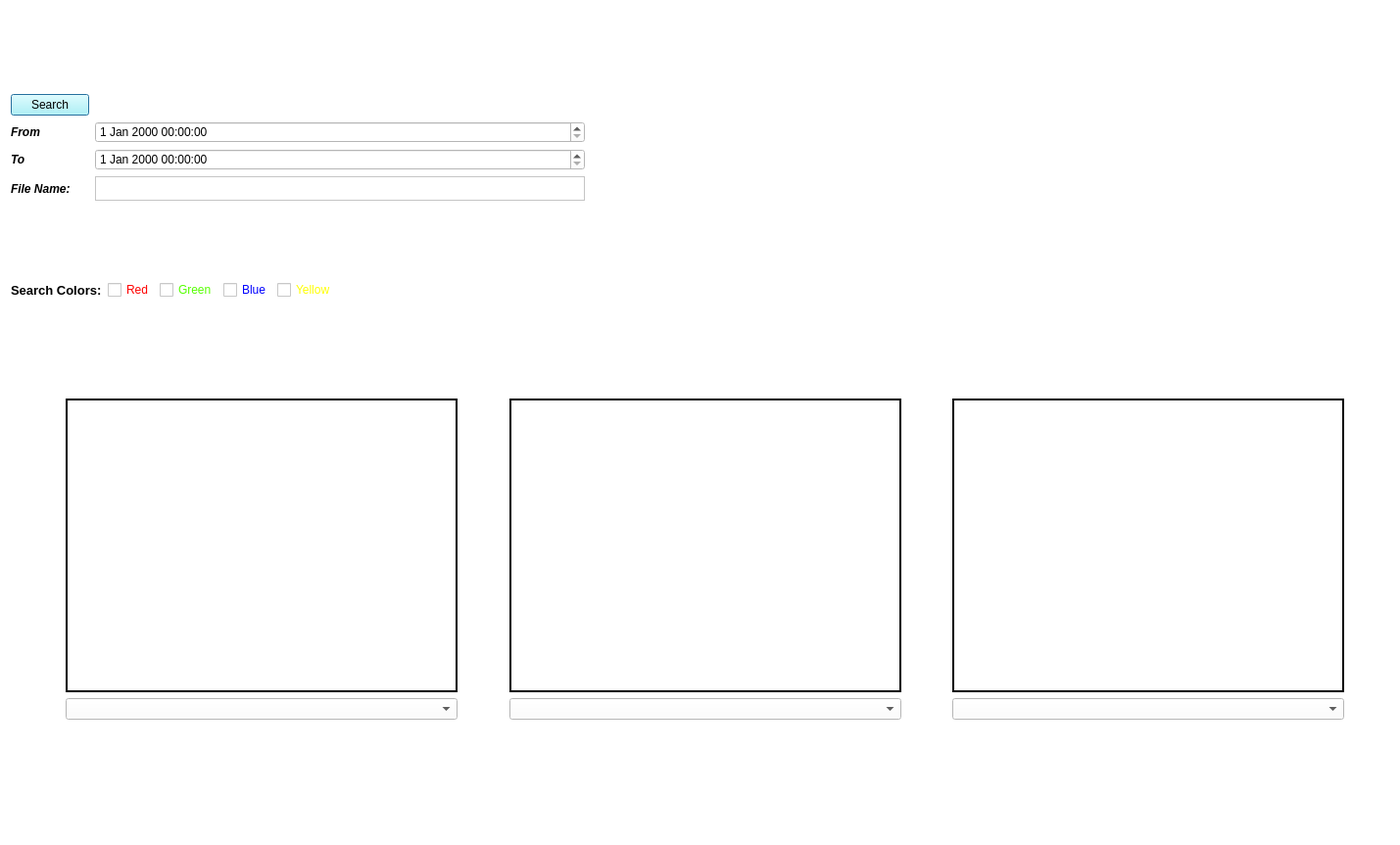
<?xml version="1.0" encoding="UTF-8"?>
<ui version="4.0">
 <class>Dialog</class>
 <widget class="QDialog" name="Dialog">
  <property name="windowModality">
   <enum>Qt::NonModal</enum>
  </property>
  <property name="geometry">
   <rect>
    <x>0</x>
    <y>0</y>
    <width>1429</width>
    <height>863</height>
   </rect>
  </property>
  <property name="sizePolicy">
   <sizepolicy hsizetype="Fixed" vsizetype="Preferred">
    <horstretch>0</horstretch>
    <verstretch>0</verstretch>
   </sizepolicy>
  </property>
  <property name="windowTitle">
   <string>Object Localization</string>
  </property>
  <property name="autoFillBackground">
   <bool>false</bool>
  </property>
  <property name="styleSheet">
   <string notr="true">background-color:rgb(255, 255, 255)</string>
  </property>
  <property name="modal">
   <bool>false</bool>
  </property>
  <layout class="QVBoxLayout" name="verticalLayout">
   <item>
    <spacer name="verticalSpacer_4">
     <property name="orientation">
      <enum>Qt::Vertical</enum>
     </property>
     <property name="sizeType">
      <enum>QSizePolicy::Fixed</enum>
     </property>
     <property name="sizeHint" stdset="0">
      <size>
       <width>20</width>
       <height>10</height>
      </size>
     </property>
    </spacer>
   </item>
   <item>
    <layout class="QHBoxLayout" name="horizontalLayout_2">
     <property name="sizeConstraint">
      <enum>QLayout::SetMaximumSize</enum>
     </property>
     <item>
      <layout class="QGridLayout" name="gridLayout_3">
       <item row="1" column="1">
        <widget class="QLabel" name="label_2">
         <property name="font">
          <font>
           <weight>75</weight>
           <italic>true</italic>
           <bold>true</bold>
          </font>
         </property>
         <property name="text">
          <string>From</string>
         </property>
        </widget>
       </item>
       <item row="2" column="1">
        <widget class="QLabel" name="label_3">
         <property name="font">
          <font>
           <weight>75</weight>
           <italic>true</italic>
           <bold>true</bold>
          </font>
         </property>
         <property name="text">
          <string>To</string>
         </property>
        </widget>
       </item>
       <item row="2" column="2">
        <widget class="QDateTimeEdit" name="dateTimeEdit_searchTo"/>
       </item>
       <item row="1" column="2">
        <widget class="QDateTimeEdit" name="dateTimeEdit_searchFrom"/>
       </item>
       <item row="3" column="2">
        <widget class="QTextEdit" name="textEdit_searchVideoName">
         <property name="sizePolicy">
          <sizepolicy hsizetype="Minimum" vsizetype="Minimum">
           <horstretch>0</horstretch>
           <verstretch>0</verstretch>
          </sizepolicy>
         </property>
         <property name="minimumSize">
          <size>
           <width>500</width>
           <height>25</height>
          </size>
         </property>
         <property name="maximumSize">
          <size>
           <width>500</width>
           <height>25</height>
          </size>
         </property>
        </widget>
       </item>
       <item row="3" column="1">
        <widget class="QLabel" name="label_5">
         <property name="font">
          <font>
           <weight>75</weight>
           <italic>true</italic>
           <bold>true</bold>
          </font>
         </property>
         <property name="text">
          <string>File Name:</string>
         </property>
        </widget>
       </item>
       <item row="1" column="5">
        <spacer name="horizontalSpacer_5">
         <property name="orientation">
          <enum>Qt::Horizontal</enum>
         </property>
         <property name="sizeHint" stdset="0">
          <size>
           <width>40</width>
           <height>20</height>
          </size>
         </property>
        </spacer>
       </item>
       <item row="0" column="1">
        <widget class="QPushButton" name="button_search">
         <property name="styleSheet">
          <string notr="true">background-color: rgb(170, 255, 255);</string>
         </property>
         <property name="text">
          <string>Search</string>
         </property>
        </widget>
       </item>
      </layout>
     </item>
    </layout>
   </item>
   <item>
    <layout class="QGridLayout" name="gridLayout_4">
     <item row="0" column="2">
      <widget class="QCheckBox" name="checkBox_searchRed">
       <property name="styleSheet">
        <string notr="true">color: rgb(255, 0, 0);</string>
       </property>
       <property name="text">
        <string>Red</string>
       </property>
      </widget>
     </item>
     <item row="0" column="3">
      <widget class="QCheckBox" name="checkBox_searchGreen">
       <property name="styleSheet">
        <string notr="true">color: rgb(85, 255, 0);</string>
       </property>
       <property name="text">
        <string>Green</string>
       </property>
      </widget>
     </item>
     <item row="0" column="1">
      <widget class="QLabel" name="label_4">
       <property name="font">
        <font>
         <pointsize>10</pointsize>
         <weight>75</weight>
         <bold>true</bold>
        </font>
       </property>
       <property name="text">
        <string>Search Colors:</string>
       </property>
      </widget>
     </item>
     <item row="0" column="4">
      <widget class="QCheckBox" name="checkBox_searchBlue">
       <property name="styleSheet">
        <string notr="true">color: rgb(0, 0, 255);</string>
       </property>
       <property name="text">
        <string>Blue</string>
       </property>
      </widget>
     </item>
     <item row="0" column="5">
      <widget class="QCheckBox" name="checkBox_searchYellow">
       <property name="styleSheet">
        <string notr="true">color: rgb(255, 255, 0);</string>
       </property>
       <property name="text">
        <string>Yellow</string>
       </property>
      </widget>
     </item>
     <item row="0" column="6">
      <spacer name="horizontalSpacer_10">
       <property name="orientation">
        <enum>Qt::Horizontal</enum>
       </property>
       <property name="sizeHint" stdset="0">
        <size>
         <width>40</width>
         <height>20</height>
        </size>
       </property>
      </spacer>
     </item>
    </layout>
   </item>
   <item>
    <spacer name="verticalSpacer_5">
     <property name="orientation">
      <enum>Qt::Vertical</enum>
     </property>
     <property name="sizeType">
      <enum>QSizePolicy::Fixed</enum>
     </property>
     <property name="sizeHint" stdset="0">
      <size>
       <width>20</width>
       <height>10</height>
      </size>
     </property>
    </spacer>
   </item>
   <item>
    <spacer name="verticalSpacer_3">
     <property name="orientation">
      <enum>Qt::Vertical</enum>
     </property>
     <property name="sizeType">
      <enum>QSizePolicy::Fixed</enum>
     </property>
     <property name="sizeHint" stdset="0">
      <size>
       <width>20</width>
       <height>10</height>
      </size>
     </property>
    </spacer>
   </item>
   <item>
    <layout class="QGridLayout" name="gridLayout_2">
     <property name="leftMargin">
      <number>10</number>
     </property>
     <property name="horizontalSpacing">
      <number>6</number>
     </property>
     <item row="1" column="4">
      <spacer name="horizontalSpacer_4">
       <property name="orientation">
        <enum>Qt::Horizontal</enum>
       </property>
       <property name="sizeHint" stdset="0">
        <size>
         <width>40</width>
         <height>20</height>
        </size>
       </property>
      </spacer>
     </item>
     <item row="0" column="0">
      <spacer name="horizontalSpacer_7">
       <property name="orientation">
        <enum>Qt::Horizontal</enum>
       </property>
       <property name="sizeHint" stdset="0">
        <size>
         <width>40</width>
         <height>20</height>
        </size>
       </property>
      </spacer>
     </item>
     <item row="0" column="6">
      <spacer name="horizontalSpacer_6">
       <property name="orientation">
        <enum>Qt::Horizontal</enum>
       </property>
       <property name="sizeHint" stdset="0">
        <size>
         <width>40</width>
         <height>20</height>
        </size>
       </property>
      </spacer>
     </item>
     <item row="0" column="4">
      <spacer name="horizontalSpacer_2">
       <property name="orientation">
        <enum>Qt::Horizontal</enum>
       </property>
       <property name="sizeHint" stdset="0">
        <size>
         <width>40</width>
         <height>20</height>
        </size>
       </property>
      </spacer>
     </item>
     <item row="1" column="5">
      <widget class="QComboBox" name="comboBox_video2"/>
     </item>
     <item row="0" column="1">
      <widget class="QLabel" name="label_searchVideo0">
       <property name="minimumSize">
        <size>
         <width>400</width>
         <height>300</height>
        </size>
       </property>
       <property name="maximumSize">
        <size>
         <width>400</width>
         <height>300</height>
        </size>
       </property>
       <property name="styleSheet">
        <string notr="true">border: 2px solid black</string>
       </property>
       <property name="text">
        <string/>
       </property>
      </widget>
     </item>
     <item row="0" column="3">
      <widget class="QLabel" name="label_searchVideo1">
       <property name="minimumSize">
        <size>
         <width>400</width>
         <height>300</height>
        </size>
       </property>
       <property name="maximumSize">
        <size>
         <width>400</width>
         <height>300</height>
        </size>
       </property>
       <property name="styleSheet">
        <string notr="true">border: 2px solid black</string>
       </property>
       <property name="text">
        <string/>
       </property>
      </widget>
     </item>
     <item row="0" column="5">
      <widget class="QLabel" name="label_searchVideo2">
       <property name="sizePolicy">
        <sizepolicy hsizetype="Preferred" vsizetype="Preferred">
         <horstretch>0</horstretch>
         <verstretch>0</verstretch>
        </sizepolicy>
       </property>
       <property name="minimumSize">
        <size>
         <width>400</width>
         <height>300</height>
        </size>
       </property>
       <property name="maximumSize">
        <size>
         <width>400</width>
         <height>300</height>
        </size>
       </property>
       <property name="styleSheet">
        <string notr="true">border: 2px solid black</string>
       </property>
       <property name="text">
        <string/>
       </property>
      </widget>
     </item>
     <item row="1" column="3">
      <widget class="QComboBox" name="comboBox_video1"/>
     </item>
     <item row="1" column="1">
      <widget class="QComboBox" name="comboBox_video0"/>
     </item>
     <item row="1" column="2">
      <spacer name="horizontalSpacer_3">
       <property name="orientation">
        <enum>Qt::Horizontal</enum>
       </property>
       <property name="sizeHint" stdset="0">
        <size>
         <width>40</width>
         <height>20</height>
        </size>
       </property>
      </spacer>
     </item>
     <item row="1" column="6">
      <spacer name="horizontalSpacer_9">
       <property name="orientation">
        <enum>Qt::Horizontal</enum>
       </property>
       <property name="sizeHint" stdset="0">
        <size>
         <width>40</width>
         <height>20</height>
        </size>
       </property>
      </spacer>
     </item>
     <item row="0" column="2">
      <spacer name="horizontalSpacer">
       <property name="orientation">
        <enum>Qt::Horizontal</enum>
       </property>
       <property name="sizeHint" stdset="0">
        <size>
         <width>40</width>
         <height>20</height>
        </size>
       </property>
      </spacer>
     </item>
     <item row="1" column="0">
      <spacer name="horizontalSpacer_8">
       <property name="orientation">
        <enum>Qt::Horizontal</enum>
       </property>
       <property name="sizeHint" stdset="0">
        <size>
         <width>40</width>
         <height>20</height>
        </size>
       </property>
      </spacer>
     </item>
    </layout>
   </item>
   <item>
    <spacer name="verticalSpacer_2">
     <property name="orientation">
      <enum>Qt::Vertical</enum>
     </property>
     <property name="sizeType">
      <enum>QSizePolicy::Fixed</enum>
     </property>
     <property name="sizeHint" stdset="0">
      <size>
       <width>20</width>
       <height>10</height>
      </size>
     </property>
    </spacer>
   </item>
   <item>
    <layout class="QHBoxLayout" name="layout_plot"/>
   </item>
   <item>
    <spacer name="verticalSpacer">
     <property name="orientation">
      <enum>Qt::Vertical</enum>
     </property>
     <property name="sizeType">
      <enum>QSizePolicy::Fixed</enum>
     </property>
     <property name="sizeHint" stdset="0">
      <size>
       <width>20</width>
       <height>10</height>
      </size>
     </property>
    </spacer>
   </item>
   <item>
    <layout class="QGridLayout" name="gridLayout">
     <item row="0" column="1">
      <layout class="QHBoxLayout" name="layout_global"/>
     </item>
     <item row="0" column="0">
      <spacer name="horizontalSpacer_11">
       <property name="orientation">
        <enum>Qt::Horizontal</enum>
       </property>
       <property name="sizeType">
        <enum>QSizePolicy::Fixed</enum>
       </property>
       <property name="sizeHint" stdset="0">
        <size>
         <width>450</width>
         <height>20</height>
        </size>
       </property>
      </spacer>
     </item>
     <item row="0" column="2">
      <spacer name="horizontalSpacer_12">
       <property name="orientation">
        <enum>Qt::Horizontal</enum>
       </property>
       <property name="sizeType">
        <enum>QSizePolicy::Fixed</enum>
       </property>
       <property name="sizeHint" stdset="0">
        <size>
         <width>450</width>
         <height>20</height>
        </size>
       </property>
      </spacer>
     </item>
    </layout>
   </item>
  </layout>
 </widget>
 <resources/>
 <connections/>
</ui>
